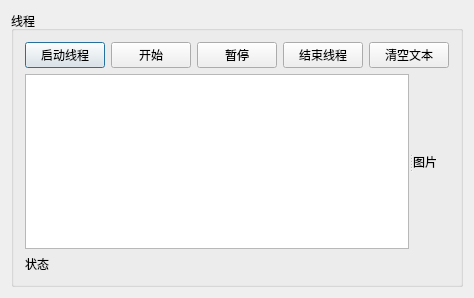
<?xml version="1.0" encoding="UTF-8"?>
<ui version="4.0">
 <class>Dialog</class>
 <widget class="QDialog" name="Dialog">
  <property name="geometry">
   <rect>
    <x>0</x>
    <y>0</y>
    <width>461</width>
    <height>298</height>
   </rect>
  </property>
  <property name="windowTitle">
   <string>Dialog</string>
  </property>
  <layout class="QHBoxLayout" name="horizontalLayout_2">
   <item>
    <widget class="QGroupBox" name="groupBox">
     <property name="title">
      <string>线程</string>
     </property>
     <layout class="QGridLayout" name="gridLayout">
      <item row="0" column="0">
       <layout class="QHBoxLayout" name="horizontalLayout">
        <item>
         <widget class="QPushButton" name="btnStartThread">
          <property name="text">
           <string>启动线程</string>
          </property>
         </widget>
        </item>
        <item>
         <widget class="QPushButton" name="btnDiceBegin">
          <property name="text">
           <string>开始</string>
          </property>
         </widget>
        </item>
        <item>
         <widget class="QPushButton" name="btnDiceEnd">
          <property name="text">
           <string>暂停</string>
          </property>
         </widget>
        </item>
        <item>
         <widget class="QPushButton" name="btnStopThread">
          <property name="text">
           <string>结束线程</string>
          </property>
         </widget>
        </item>
        <item>
         <widget class="QPushButton" name="btnClear">
          <property name="text">
           <string>清空文本</string>
          </property>
         </widget>
        </item>
       </layout>
      </item>
      <item row="1" column="0">
       <widget class="QSplitter" name="splitter">
        <property name="orientation">
         <enum>Qt::Horizontal</enum>
        </property>
        <widget class="QPlainTextEdit" name="plainTextEdit"/>
        <widget class="QLabel" name="labPic">
         <property name="text">
          <string>图片</string>
         </property>
        </widget>
       </widget>
      </item>
      <item row="2" column="0">
       <widget class="QLabel" name="labA">
        <property name="text">
         <string>状态</string>
        </property>
       </widget>
      </item>
     </layout>
    </widget>
   </item>
  </layout>
 </widget>
 <layoutdefault spacing="6" margin="11"/>
 <resources/>
 <connections/>
</ui>
